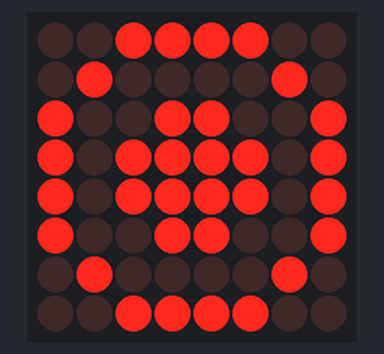
This sketch was run on a simulated Arduino Uno, built with avr-gcc and run on an emulated ATmega328P. On the bench: 8×8 LED matrix.

Above: at 0.1 s.

The sketch:

LedControl.ino
```cpp
#include "LedControl.h"

// DIN auf pin7
// clk auch 6
// CS auf 5

LedControl lc=LedControl(7,6,5,1);
byte figure[8]={
  B00111100,
  B01000010,
  B10011001,
  B10111101,
  B10111101,
  B10011001,
  B01000010,
  B00111100};

void setup() {
  lc.shutdown(0,false);
  lc.setIntensity(0,2);
  lc.clearDisplay(0);
}

void loop() {
  for (int i=0; i<8; i++){
    lc.setRow(0,i,figure[i]);
  }
  delay(20);
}


/*
Weitere interessante Befehle:

lc.setColumn(0,col,B10100000);
lc.setLed(0,row,col,true);

*/
```
